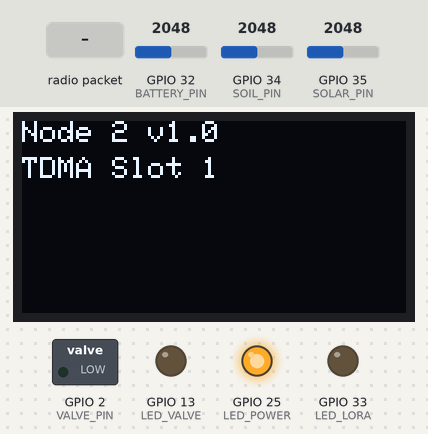
Recording of a sketch running on a simulated ESP32. On the bench: 128×64 one-colour display, switched loads named in the sketch (green lamp = pin HIGH), output pins drawn as LEDs (lit = HIGH). The test bench sets the inputs (shaded band); at power-on: GPIO 32 (BATTERY_PIN) = 2048, GPIO 34 (SOIL_PIN) = 2048, GPIO 35 (SOLAR_PIN) = 2048. EEPROM starts erased; no radio packets arrive unless stated; what the sketch prints to the serial monitor is not drawn.

Above: at 0.6 s.
At 7.9 s:
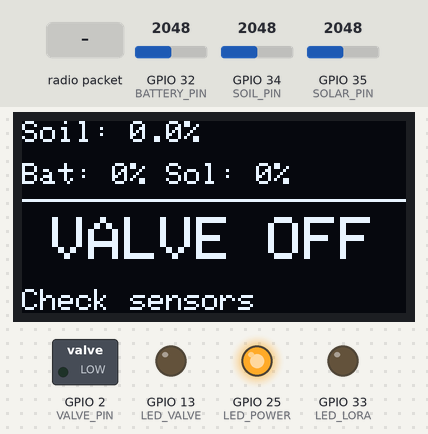
8.0 s: radio packet "BEACON" arrives
At 12.8 s:
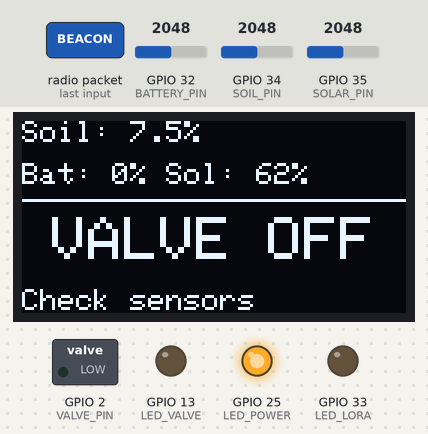
13.2 s: radio packet "BEACON" arrives
At 67.8 s:
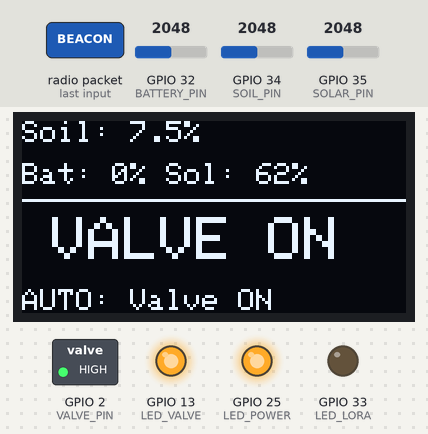
Timing chart, 0 to 68.6 s (numbered marks = the images above; inputs shaded):
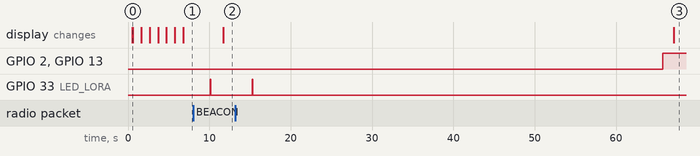

Measured:
- after the input at 8.0 s, GPIO 33 (LED_LORA): LOW → HIGH after 2.1 s, → LOW 0.08 s later; the display: changes after 3.7 s (image 2)
- after the input at 13.2 s, GPIO 2 (VALVE_PIN), GPIO 13 (LED_VALVE): LOW → HIGH after 52.5 s instead of 47.3 s; GPIO 33 (LED_LORA): LOW → HIGH after 2.1 s, → LOW 0.08 s later
- what the display in image 0 shows lasts 1.0 s, from 0.6 s to 1.6 s

The sketch:

node2_firmware.ino
```cpp
/*
 * AquaSol Smart Irrigation — NODE 2 FIRMWARE
 * Board: ESP32
 * MAC: 28:05:A5:24:D6:08
 *
 * Differences from Node 1:
 *  - No DHT22 (temperature/humidity come from Node 1 via backend)
 *  - TDMA Slot 1: transmits 2000ms after beacon
 *  - OLED shows VALVE ON/OFF only (no temp/humidity section)
 *
 * Hardware:
 *  LoRa SX1278     : SCK=18, MISO=19, MOSI=23, NSS=5, RST=27, DIO0=26
 *  Soil Moisture   : AO=GPIO34
 *  Battery Voltage : GPIO32
 *  Solar Voltage   : GPIO35
 *  MOSFET Valve    : Gate=GPIO2 (via 220Ω)
 *  LED Power       : GPIO25 (always ON)
 *  LED Valve       : GPIO13 (ON when valve active)
 *  LED LoRa        : GPIO33 (blink on send)
 *  OLED SSD1306    : SDA=21, SCL=22
 */

#include <SPI.h>
#include <LoRa.h>
#include <Wire.h>
#include <Adafruit_GFX.h>
#include <Adafruit_SSD1306.h>
#include <ArduinoJson.h>
#include <Preferences.h>
#include "esp_task_wdt.h"

// ─── Device Identity ───────────────────────────────────────────────────────
#define NODE_MAC   "28:05:A5:24:D6:08"
#define NODE_ZONE  "ZoneB"

// ─── LoRa Pins ─────────────────────────────────────────────────────────────
#define LORA_SCK   18
#define LORA_MISO  19
#define LORA_MOSI  23
#define LORA_SS    5
#define LORA_RST   27
#define LORA_DIO0  26
#define LORA_FREQ  433E6

// ─── Sensor Pins ───────────────────────────────────────────────────────────
#define SOIL_PIN     34
#define BATTERY_PIN  32
#define SOLAR_PIN    35

// ─── Actuator / LED Pins ───────────────────────────────────────────────────
#define VALVE_PIN    2
#define LED_POWER    25
#define LED_VALVE    13
#define LED_LORA     33

// ─── Constants ─────────────────────────────────────────────────────────────
#define SOLAR_MAX_V  18.0f
#define BAT_MAX_V    12.6f
#define BAT_MIN_V    8.0f
#define BAT_FAULT_V  9.0f

// TDMA Slot 1: 2000ms after beacon
#define TDMA_SLOT_MS   2000UL
#define BEACON_TIMEOUT 10500UL

// Watchdog
#define WDT_TIMEOUT_S  30

// Autonomous mode thresholds
#define AUTONOMOUS_ENTER_THRESHOLD  5
#define AUTONOMOUS_EXIT_THRESHOLD   5
#define AUTONOMOUS_VALVE_ON_PCT   15.0f
#define AUTONOMOUS_VALVE_OFF_PCT  30.0f

// ─── OLED ──────────────────────────────────────────────────────────────────
#define SCREEN_WIDTH  128
#define SCREEN_HEIGHT 64
Adafruit_SSD1306 oled(SCREEN_WIDTH, SCREEN_HEIGHT, &Wire, -1);

// ─────────────────────────────────────────────────────────────────────────
// Global State
// ─────────────────────────────────────────────────────────────────────────
Preferences prefs;

bool  valveOpen        = false;
float learnedThreshold = 60.0f;

unsigned long lastBeaconTime       = 0;
int           missedBeacons        = 0;
int           consecutiveGoodBeacons = 0;
bool          autonomousMode       = false;

float soilMoisture = 0.0f;
float batteryPct   = 0.0f;
float solarEff     = 0.0f;

char statusMsg[32] = "Waiting sync";

#define DIAG_HOLD_MS 1000

// ─────────────────────────────────────────────────────────────────────────
// Soil Moisture: Piecewise Calibration (same table as Node 1)
// ─────────────────────────────────────────────────────────────────────────
struct CalPoint { int raw; float pct; };
const CalPoint calTable[] = {
  {2500, 0.0f},
  {1900, 10.0f},
  {1500, 25.0f},
  {900,  50.0f},
  {650,  100.0f}
};
const int calTableLen = 5;

float piecewiseInterpolate(int raw) {
  if (raw >= calTable[0].raw)             return calTable[0].pct;
  if (raw <= calTable[calTableLen-1].raw) return calTable[calTableLen-1].pct;
  for (int i = 0; i < calTableLen - 1; i++) {
    if (raw <= calTable[i].raw && raw >= calTable[i+1].raw) {
      float t = (float)(calTable[i].raw - raw) /
                (float)(calTable[i].raw - calTable[i+1].raw);
      return calTable[i].pct + t * (calTable[i+1].pct - calTable[i].pct);
    }
  }
  return 0.0f;
}

float readSoilMoisture() {
  int raw = analogRead(SOIL_PIN);
  return piecewiseInterpolate(raw);
}

// ─────────────────────────────────────────────────────────────────────────
// Battery %
// ─────────────────────────────────────────────────────────────────────────
float readBatteryPercent() {
  long sum = 0;
  for (int i = 0; i < 10; i++) {
    sum += analogRead(BATTERY_PIN);
    delay(2);
  }
  float vOut = (sum / 10) * (3.3f / 4095.0f);
  float vIn  = vOut * 4.13f;
  float pct  = ((vIn - BAT_MIN_V) / (BAT_MAX_V - BAT_MIN_V)) * 100.0f;
  if (pct > 100.0f) pct = 100.0f;
  if (pct < 0.0f)   pct = 0.0f;
  return pct;
}

float readBatteryVoltage() {
  long sum = 0;
  for (int i = 0; i < 10; i++) {
    sum += analogRead(BATTERY_PIN);
    delay(2);
  }
  float vOut = (sum / 10) * (3.3f / 4095.0f);
  return vOut * 4.13f;
}

// ─────────────────────────────────────────────────────────────────────────
// Solar Efficiency %
// ─────────────────────────────────────────────────────────────────────────
float readSolarEfficiency() {
  int raw = analogRead(SOLAR_PIN);
  float vOut = raw * (3.3f / 4095.0f);
  float vIn  = (6.6f * vOut) + 0.2f;
  float pct  = (vIn / SOLAR_MAX_V) * 100.0f;
  if (pct > 100.0f) pct = 100.0f;
  if (pct < 0.0f)   pct = 0.0f;
  return pct;
}

// ─────────────────────────────────────────────────────────────────────────
// Valve control
// ─────────────────────────────────────────────────────────────────────────
void setValve(bool open) {
  valveOpen = open;
  digitalWrite(VALVE_PIN, open ? HIGH : LOW);
  digitalWrite(LED_VALVE,  open ? HIGH : LOW);
  Serial.printf("[VALVE] Node2 valve -> %s\n", open ? "OPEN" : "CLOSED");

  prefs.begin("node2", false);
  prefs.putBool("valve", valveOpen);
  prefs.end();
}

// ─────────────────────────────────────────────────────────────────────────
// OLED — Node 2 simplified layout
// ─────────────────────────────────────────────────────────────────────────
void oledMsg(const char* line1, const char* line2) {
  oled.clearDisplay();
  oled.setTextSize(1); oled.setTextColor(SSD1306_WHITE);
  oled.setCursor(0, 0); oled.print(line1);
  oled.setCursor(0, 12); oled.print(line2);
  oled.display();
}

void oledRuntime() {
  oled.clearDisplay();
  oled.setTextColor(SSD1306_WHITE);

  // Top: Soil moisture (small text)
  oled.setTextSize(1);
  char buf[32];
  snprintf(buf, sizeof(buf), "Soil: %.1f%%", soilMoisture);
  oled.setCursor(0, 0); oled.print(buf);

  snprintf(buf, sizeof(buf), "Bat: %.0f%% Sol: %.0f%%", batteryPct, solarEff);
  oled.setCursor(0, 14); oled.print(buf);

  // Divider
  oled.drawLine(0, 26, 127, 26, SSD1306_WHITE);

  // Central large: Valve ON/OFF
  oled.setTextSize(2);
  oled.setCursor(10, 32);
  oled.print(valveOpen ? "VALVE ON" : "VALVE OFF");

  // Bottom: Status
  oled.setTextSize(1);
  oled.setCursor(0, 56); oled.print(statusMsg);

  oled.display();
}

// ─────────────────────────────────────────────────────────────────────────
// Boot Diagnostics
// ─────────────────────────────────────────────────────────────────────────
void runDiagnostics() {
  oledMsg("Node 2 v1.0", "TDMA Slot 1");
  delay(DIAG_HOLD_MS);
  Serial.println("\n[DIAG] ===== NODE 2 BOOT DIAGNOSTICS =====");

  // LoRa
  bool loraOK = LoRa.begin(LORA_FREQ);
  oledMsg("LoRa:", loraOK ? " PASS" : " FAILED");
  Serial.printf("[DIAG] LoRa: %s\n", loraOK ? "PASS" : "FAIL");
  delay(DIAG_HOLD_MS);

  // Battery
  float batV = readBatteryVoltage();
  bool  batOK = (batV >= BAT_FAULT_V);
  char buf[20]; snprintf(buf, sizeof(buf), " %.1fV %s", batV, batOK ? "OK" : "LOW!");
  oledMsg("Battery:", buf);
  Serial.printf("[DIAG] Battery: %.1fV %s\n", batV, batOK ? "OK" : "LOW");
  delay(DIAG_HOLD_MS);

  // Soil sensor
  int rawSoil = analogRead(SOIL_PIN);
  bool soilOK = (rawSoil > 0 && rawSoil < 4095);
  snprintf(buf, sizeof(buf), " raw=%d %s", rawSoil, soilOK ? "OK" : "FAULT");
  oledMsg("Soil:", buf);
  Serial.printf("[DIAG] Soil raw=%d %s\n", rawSoil, soilOK ? "OK" : "FAULT");
  delay(DIAG_HOLD_MS);

  // No DHT22
  oledMsg("DHT22:", " N/A (Node2)");
  Serial.println("[DIAG] DHT22: Not present — uses Node 1 reading");
  delay(DIAG_HOLD_MS);

  bool allOK = loraOK && batOK && soilOK;
  oledMsg(allOK ? "All OK!" : "Some Issues", "Waiting BEACON");
  snprintf(statusMsg, sizeof(statusMsg), allOK ? "Waiting sync" : "Check sensors");
  Serial.printf("[DIAG] ===== %s =====\n\n", allOK ? "ALL PASS" : "SOME FAILURES");
  delay(DIAG_HOLD_MS);
}

// ─────────────────────────────────────────────────────────────────────────
// NVS: Restore
// ─────────────────────────────────────────────────────────────────────────
void restoreState() {
  prefs.begin("node2", true);
  valveOpen        = prefs.getBool("valve", false);
  learnedThreshold = prefs.getFloat("thresh", 60.0f);
  prefs.end();
  setValve(valveOpen);
  Serial.printf("[NVS] Restored: valve=%d learnedThreshold=%.1f\n",
                valveOpen, learnedThreshold);
}

// ─────────────────────────────────────────────────────────────────────────
// Autonomous mode: decide valve based on soil moisture
// ─────────────────────────────────────────────────────────────────────────
void autonomousDecision() {
  if (soilMoisture < AUTONOMOUS_VALVE_ON_PCT && !valveOpen) {
    Serial.printf("[AUTO] Soil %.1f%% < %.1f%% -> OPEN valve\n",
                  soilMoisture, AUTONOMOUS_VALVE_ON_PCT);
    setValve(true);
    snprintf(statusMsg, sizeof(statusMsg), "AUTO: Valve ON");
  } else if (soilMoisture >= AUTONOMOUS_VALVE_OFF_PCT && valveOpen) {
    Serial.printf("[AUTO] Soil %.1f%% >= %.1f%% -> CLOSE valve\n",
                  soilMoisture, AUTONOMOUS_VALVE_OFF_PCT);
    setValve(false);
    snprintf(statusMsg, sizeof(statusMsg), "AUTO: Valve OFF");
  }
}

// ─────────────────────────────────────────────────────────────────────────
// Read all sensors
// ─────────────────────────────────────────────────────────────────────────
void readAllSensors() {
  soilMoisture = readSoilMoisture();
  batteryPct   = readBatteryPercent();
  solarEff     = readSolarEfficiency();
  Serial.printf("[SENSORS] Soil=%.1f%% Bat=%.1f%% Solar=%.1f%%\n",
                soilMoisture, batteryPct, solarEff);
}

// ─────────────────────────────────────────────────────────────────────────
// Transmit sensor data to Master via LoRa
// Note: temp/humidity sent as 0 — backend will copy from Node 1
// ─────────────────────────────────────────────────────────────────────────
void transmitToMaster() {
  StaticJsonDocument<256> doc;
  doc["mac"]   = NODE_MAC;
  doc["zone"]  = NODE_ZONE;
  doc["soil"]  = soilMoisture;
  doc["temp"]  = 0.0f;   // no DHT22; backend copies from Node 1
  doc["hum"]   = 0.0f;
  doc["bat"]   = batteryPct;
  doc["solar"] = solarEff;
  doc["valve"] = valveOpen ? 1 : 0;

  String payload;
  serializeJson(doc, payload);

  LoRa.beginPacket();
  LoRa.print(payload);
  LoRa.endPacket();

  digitalWrite(LED_LORA, HIGH); delay(80); digitalWrite(LED_LORA, LOW);

  Serial.printf("[LORA] >> Transmitted: %s\n", payload.c_str());
}

// ─────────────────────────────────────────────────────────────────────────
// Parse ACK from master: "ACK:<mac>:<cmd>"
// ─────────────────────────────────────────────────────────────────────────
void parseACK(const String& msg) {
  if (!msg.startsWith("ACK:")) return;
  int lastColon = msg.lastIndexOf(':');
  if (lastColon < 4) return;

  String macPart = msg.substring(4, lastColon);
  int    cmd     = msg.substring(lastColon + 1).toInt();

  if (macPart == NODE_MAC) {
    Serial.printf("[ACK] Received valve command = %d\n", cmd);
    setValve(cmd == 1);
    snprintf(statusMsg, sizeof(statusMsg), cmd ? "Normal:Valve ON" : "Normal");
  }
}

// ─────────────────────────────────────────────────────────────────────────
// SETUP
// ─────────────────────────────────────────────────────────────────────────
void setup() {
  Serial.begin(115200);
  delay(500);
  Serial.println("\n[NODE2] AquaSol Node 2 Firmware v1.0 booting...");
  Serial.printf("[NODE2] MAC: %s\n", NODE_MAC);

  // GPIO
  pinMode(LED_POWER, OUTPUT); digitalWrite(LED_POWER, HIGH);
  pinMode(LED_VALVE, OUTPUT); digitalWrite(LED_VALVE, LOW);
  pinMode(LED_LORA,  OUTPUT); digitalWrite(LED_LORA,  LOW);
  pinMode(VALVE_PIN, OUTPUT); digitalWrite(VALVE_PIN, LOW);

  // I2C + OLED
  Wire.begin(21, 22);
  if (!oled.begin(SSD1306_SWITCHCAPVCC, 0x3C)) {
    Serial.println("[OLED] SSD1306 init failed");
  } else {
    oled.clearDisplay(); oled.display();
  }

  // LoRa
  SPI.begin(LORA_SCK, LORA_MISO, LORA_MOSI, LORA_SS);
  LoRa.setPins(LORA_SS, LORA_RST, LORA_DIO0);

  // Restore NVS
  restoreState();

  // Boot Diagnostics
  runDiagnostics();

  // Watchdog
  esp_task_wdt_init(WDT_TIMEOUT_S, true);
  esp_task_wdt_add(NULL);

  lastBeaconTime = millis();
  Serial.println("[NODE2] Boot complete — waiting for BEACON\n");
}

// ─────────────────────────────────────────────────────────────────────────
// LOOP
// ─────────────────────────────────────────────────────────────────────────
unsigned long lastOLED = 0;

void loop() {
  esp_task_wdt_reset();

  unsigned long now = millis();

  // Listen for LoRa (BEACON or ACK)
  int pktSize = LoRa.parsePacket();
  if (pktSize > 0) {
    String incoming = "";
    while (LoRa.available()) incoming += (char)LoRa.read();
    incoming.trim();

    if (incoming == "BEACON") {
      Serial.printf("[TDMA] Beacon received at %lu ms — waiting slot 2000ms\n", now);
      lastBeaconTime = now;
      missedBeacons  = 0;
      consecutiveGoodBeacons++;

      // Anti-flap: exit autonomous mode
      if (autonomousMode && consecutiveGoodBeacons >= AUTONOMOUS_EXIT_THRESHOLD) {
        autonomousMode = false;
        Serial.println("[MODE] Exiting autonomous mode -> NORMAL");
        snprintf(statusMsg, sizeof(statusMsg), "Waiting sync");
      }

      // TDMA Slot 1: wait 2000ms
      delay(TDMA_SLOT_MS);

      // Read sensors
      readAllSensors();

      // Transmit
      transmitToMaster();

      // Wait for ACK (up to 1500ms)
      unsigned long ackStart = millis();
      while (millis() - ackStart < 1500) {
        int aSz = LoRa.parsePacket();
        if (aSz > 0) {
          String ackMsg = "";
          while (LoRa.available()) ackMsg += (char)LoRa.read();
          ackMsg.trim();
          if (ackMsg.startsWith("ACK:")) {
            parseACK(ackMsg);
            break;
          }
        }
        delay(10);
      }

    } else if (incoming.startsWith("ACK:")) {
      parseACK(incoming);
    }
  }

  // Missed beacon watchdog
  if (now - lastBeaconTime > BEACON_TIMEOUT && lastBeaconTime > 0) {
    lastBeaconTime = now;
    missedBeacons++;
    consecutiveGoodBeacons = 0;
    Serial.printf("[TDMA] Missed beacon count: %d\n", missedBeacons);

    if (!autonomousMode && missedBeacons >= AUTONOMOUS_ENTER_THRESHOLD) {
      autonomousMode = true;
      Serial.println("[MODE] Entering AUTONOMOUS mode");
      snprintf(statusMsg, sizeof(statusMsg), "Autonomous Mode");
    }
  }

  // Autonomous decisions every 30 seconds
  if (autonomousMode) {
    static unsigned long lastAutoRead = 0;
    if (now - lastAutoRead >= 30000) {
      lastAutoRead = now;
      readAllSensors();
      autonomousDecision();
    }
  }

  // OLED every 2 seconds
  if (now - lastOLED >= 2000) {
    lastOLED = now;
    oledRuntime();
  }

  delay(10);
}
```
